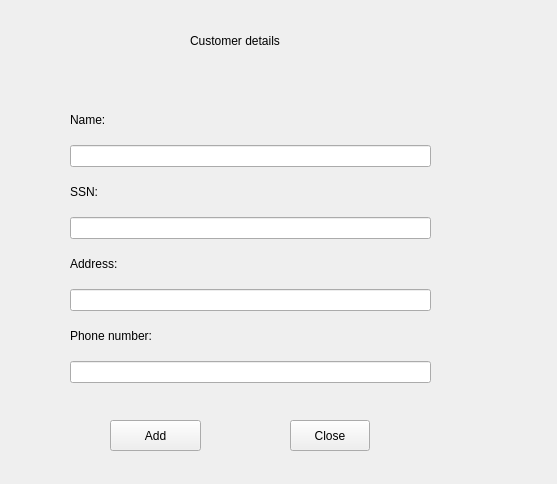
<?xml version="1.0" encoding="UTF-8"?>
<ui version="4.0">
 <class>CustomerDetails</class>
 <widget class="QWidget" name="CustomerDetails">
  <property name="geometry">
   <rect>
    <x>0</x>
    <y>0</y>
    <width>557</width>
    <height>484</height>
   </rect>
  </property>
  <property name="windowTitle">
   <string>Form</string>
  </property>
  <widget class="QLabel" name="label">
   <property name="geometry">
    <rect>
     <x>190</x>
     <y>30</y>
     <width>121</width>
     <height>21</height>
    </rect>
   </property>
   <property name="text">
    <string>Customer details</string>
   </property>
  </widget>
  <widget class="QWidget" name="verticalLayoutWidget">
   <property name="geometry">
    <rect>
     <x>70</x>
     <y>101</y>
     <width>361</width>
     <height>301</height>
    </rect>
   </property>
   <layout class="QVBoxLayout" name="verticalLayout">
    <item>
     <widget class="QLabel" name="nameLabel">
      <property name="sizePolicy">
       <sizepolicy hsizetype="Minimum" vsizetype="Fixed">
        <horstretch>0</horstretch>
        <verstretch>0</verstretch>
       </sizepolicy>
      </property>
      <property name="whatsThis">
       <string>&lt;html&gt;&lt;head/&gt;&lt;body&gt;&lt;p&gt;ssdfsdf&lt;/p&gt;&lt;/body&gt;&lt;/html&gt;</string>
      </property>
      <property name="text">
       <string>Name:</string>
      </property>
     </widget>
    </item>
    <item>
     <widget class="QLineEdit" name="nameBox">
      <property name="whatsThis">
       <string>&lt;html&gt;&lt;head/&gt;&lt;body&gt;&lt;p&gt;ssdfsdf&lt;/p&gt;&lt;/body&gt;&lt;/html&gt;</string>
      </property>
      <property name="text">
       <string/>
      </property>
     </widget>
    </item>
    <item>
     <widget class="QLabel" name="ssnLabel">
      <property name="sizePolicy">
       <sizepolicy hsizetype="Minimum" vsizetype="Fixed">
        <horstretch>0</horstretch>
        <verstretch>0</verstretch>
       </sizepolicy>
      </property>
      <property name="whatsThis">
       <string>&lt;html&gt;&lt;head/&gt;&lt;body&gt;&lt;p&gt;ssdfsdf&lt;/p&gt;&lt;/body&gt;&lt;/html&gt;</string>
      </property>
      <property name="text">
       <string>SSN:</string>
      </property>
     </widget>
    </item>
    <item>
     <widget class="QLineEdit" name="ssnBox">
      <property name="whatsThis">
       <string>&lt;html&gt;&lt;head/&gt;&lt;body&gt;&lt;p&gt;ssdfsdf&lt;/p&gt;&lt;/body&gt;&lt;/html&gt;</string>
      </property>
      <property name="text">
       <string/>
      </property>
     </widget>
    </item>
    <item>
     <widget class="QLabel" name="addressLabel">
      <property name="sizePolicy">
       <sizepolicy hsizetype="Minimum" vsizetype="Fixed">
        <horstretch>0</horstretch>
        <verstretch>0</verstretch>
       </sizepolicy>
      </property>
      <property name="whatsThis">
       <string>&lt;html&gt;&lt;head/&gt;&lt;body&gt;&lt;p&gt;ssdfsdf&lt;/p&gt;&lt;/body&gt;&lt;/html&gt;</string>
      </property>
      <property name="text">
       <string>Address:</string>
      </property>
     </widget>
    </item>
    <item>
     <widget class="QLineEdit" name="addressBox">
      <property name="whatsThis">
       <string>&lt;html&gt;&lt;head/&gt;&lt;body&gt;&lt;p&gt;ssdfsdf&lt;/p&gt;&lt;/body&gt;&lt;/html&gt;</string>
      </property>
      <property name="text">
       <string/>
      </property>
     </widget>
    </item>
    <item>
     <widget class="QLabel" name="phoneLabel">
      <property name="sizePolicy">
       <sizepolicy hsizetype="Minimum" vsizetype="Fixed">
        <horstretch>0</horstretch>
        <verstretch>0</verstretch>
       </sizepolicy>
      </property>
      <property name="whatsThis">
       <string>&lt;html&gt;&lt;head/&gt;&lt;body&gt;&lt;p&gt;ssdfsdf&lt;/p&gt;&lt;/body&gt;&lt;/html&gt;</string>
      </property>
      <property name="text">
       <string>Phone number:</string>
      </property>
     </widget>
    </item>
    <item>
     <widget class="QLineEdit" name="phoneBox">
      <property name="whatsThis">
       <string>&lt;html&gt;&lt;head/&gt;&lt;body&gt;&lt;p&gt;ssdfsdf&lt;/p&gt;&lt;/body&gt;&lt;/html&gt;</string>
      </property>
      <property name="text">
       <string/>
      </property>
     </widget>
    </item>
   </layout>
  </widget>
  <widget class="QPushButton" name="addButton">
   <property name="geometry">
    <rect>
     <x>110</x>
     <y>420</y>
     <width>91</width>
     <height>31</height>
    </rect>
   </property>
   <property name="text">
    <string>Add</string>
   </property>
  </widget>
  <widget class="QPushButton" name="CloseButton">
   <property name="geometry">
    <rect>
     <x>290</x>
     <y>420</y>
     <width>80</width>
     <height>31</height>
    </rect>
   </property>
   <property name="text">
    <string>Close</string>
   </property>
  </widget>
 </widget>
 <resources/>
 <connections/>
</ui>
